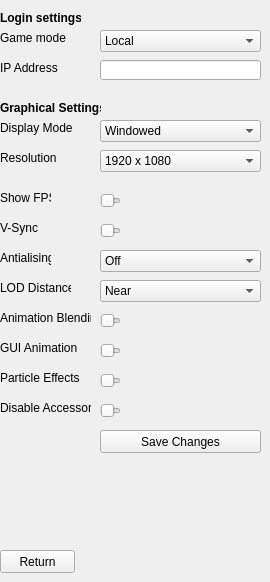
   <widget class="QWidget" name="tab_4">
    <attribute name="title">
     <string>Game settings</string>
    </attribute>
    <widget class="QComboBox" name="gameModes">
     <property name="geometry">
      <rect>
       <x>100</x>
       <y>30</y>
       <width>161</width>
       <height>22</height>
      </rect>
     </property>
     <item>
      <property name="text">
       <string>Local</string>
      </property>
     </item>
     <item>
      <property name="text">
       <string>Server</string>
      </property>
     </item>
    </widget>
    <widget class="QLabel" name="label">
     <property name="geometry">
      <rect>
       <x>0</x>
       <y>30</y>
       <width>81</width>
       <height>16</height>
      </rect>
     </property>
     <property name="text">
      <string>Game mode</string>
     </property>
    </widget>
    <widget class="QLabel" name="label_2">
     <property name="geometry">
      <rect>
       <x>0</x>
       <y>60</y>
       <width>81</width>
       <height>16</height>
      </rect>
     </property>
     <property name="text">
      <string>IP Address</string>
     </property>
    </widget>
    <widget class="QLineEdit" name="ipAddress">
     <property name="geometry">
      <rect>
       <x>100</x>
       <y>60</y>
       <width>161</width>
       <height>20</height>
      </rect>
     </property>
    </widget>
    <widget class="QPushButton" name="returnButton_5">
     <property name="geometry">
      <rect>
       <x>0</x>
       <y>550</y>
       <width>75</width>
       <height>23</height>
      </rect>
     </property>
     <property name="text">
      <string>Return</string>
     </property>
    </widget>
    <widget class="QLabel" name="label_29">
     <property name="geometry">
      <rect>
       <x>0</x>
       <y>10</y>
       <width>81</width>
       <height>16</height>
      </rect>
     </property>
     <property name="text">
      <string>&lt;html&gt;&lt;head/&gt;&lt;body&gt;&lt;p&gt;&lt;span style=&quot; font-weight:600;&quot;&gt;Login settings&lt;/span&gt;&lt;/p&gt;&lt;/body&gt;&lt;/html&gt;</string>
     </property>
    </widget>
    <widget class="QLabel" name="label_30">
     <property name="geometry">
      <rect>
       <x>0</x>
       <y>100</y>
       <width>101</width>
       <height>16</height>
      </rect>
     </property>
     <property name="text">
      <string>&lt;html&gt;&lt;head/&gt;&lt;body&gt;&lt;p&gt;&lt;span style=&quot; font-weight:600;&quot;&gt;Graphical Settings&lt;/span&gt;&lt;/p&gt;&lt;/body&gt;&lt;/html&gt;</string>
     </property>
    </widget>
    <widget class="QLabel" name="label_31">
     <property name="geometry">
      <rect>
       <x>0</x>
       <y>120</y>
       <width>81</width>
       <height>16</height>
      </rect>
     </property>
     <property name="text">
      <string>Display Mode</string>
     </property>
    </widget>
    <widget class="QComboBox" name="DisplayMode">
     <property name="geometry">
      <rect>
       <x>100</x>
       <y>120</y>
       <width>161</width>
       <height>22</height>
      </rect>
     </property>
     <item>
      <property name="text">
       <string>Windowed</string>
      </property>
     </item>
     <item>
      <property name="text">
       <string>Borderless</string>
      </property>
     </item>
     <item>
      <property name="text">
       <string>Fullscreen</string>
      </property>
     </item>
    </widget>
    <widget class="QLabel" name="label_32">
     <property name="geometry">
      <rect>
       <x>0</x>
       <y>150</y>
       <width>81</width>
       <height>16</height>
      </rect>
     </property>
     <property name="text">
      <string>Resolution</string>
     </property>
    </widget>
    <widget class="QComboBox" name="resolutionBox">
     <property name="geometry">
      <rect>
       <x>100</x>
       <y>150</y>
       <width>161</width>
       <height>22</height>
      </rect>
     </property>
     <item>
      <property name="text">
       <string>1920 x 1080</string>
      </property>
     </item>
     <item>
      <property name="text">
       <string>1680 x 1050</string>
      </property>
     </item>
     <item>
      <property name="text">
       <string>1600 x 900</string>
      </property>
     </item>
     <item>
      <property name="text">
       <string>1400 x 1050</string>
      </property>
     </item>
     <item>
      <property name="text">
       <string>1366 x 768</string>
      </property>
     </item>
     <item>
      <property name="text">
       <string>1360 x 768</string>
      </property>
     </item>
     <item>
      <property name="text">
       <string>1280 x 768</string>
      </property>
     </item>
     <item>
      <property name="text">
       <string>1280 x 720</string>
      </property>
     </item>
     <item>
      <property name="text">
       <string>1152 x 872</string>
      </property>
     </item>
     <item>
      <property name="text">
       <string>1152 x 864</string>
      </property>
     </item>
     <item>
      <property name="text">
       <string>1024 x 768</string>
      </property>
     </item>
     <item>
      <property name="text">
       <string>1024 x 600</string>
      </property>
     </item>
     <item>
      <property name="text">
       <string>800 x 600</string>
      </property>
     </item>
    </widget>
    <widget class="QLabel" name="label_33">
     <property name="geometry">
      <rect>
       <x>0</x>
       <y>190</y>
       <width>51</width>
       <height>16</height>
      </rect>
     </property>
     <property name="text">
      <string>Show FPS</string>
     </property>
    </widget>
    <widget class="QSlider" name="fpsSlider">
     <property name="geometry">
      <rect>
       <x>100</x>
       <y>190</y>
       <width>21</width>
       <height>22</height>
      </rect>
     </property>
     <property name="maximum">
      <number>1</number>
     </property>
     <property name="orientation">
      <enum>Qt::Horizontal</enum>
     </property>
    </widget>
    <widget class="QLabel" name="label_34">
     <property name="geometry">
      <rect>
       <x>0</x>
       <y>220</y>
       <width>51</width>
       <height>16</height>
      </rect>
     </property>
     <property name="text">
      <string>V-Sync</string>
     </property>
    </widget>
    <widget class="QSlider" name="vSyncSlider">
     <property name="geometry">
      <rect>
       <x>100</x>
       <y>220</y>
       <width>21</width>
       <height>22</height>
      </rect>
     </property>
     <property name="maximum">
      <number>1</number>
     </property>
     <property name="orientation">
      <enum>Qt::Horizontal</enum>
     </property>
    </widget>
    <widget class="QLabel" name="label_35">
     <property name="geometry">
      <rect>
       <x>0</x>
       <y>250</y>
       <width>51</width>
       <height>16</height>
      </rect>
     </property>
     <property name="text">
      <string>Antialising</string>
     </property>
    </widget>
    <widget class="QComboBox" name="antiAliasingBox">
     <property name="geometry">
      <rect>
       <x>100</x>
       <y>250</y>
       <width>161</width>
       <height>22</height>
      </rect>
     </property>
     <item>
      <property name="text">
       <string>Off</string>
      </property>
     </item>
     <item>
      <property name="text">
       <string>2x MSAA</string>
      </property>
     </item>
     <item>
      <property name="text">
       <string>4x MSAA</string>
      </property>
     </item>
     <item>
      <property name="text">
       <string>8x MSAA</string>
      </property>
     </item>
    </widget>
    <widget class="QLabel" name="label_36">
     <property name="geometry">
      <rect>
       <x>0</x>
       <y>280</y>
       <width>71</width>
       <height>16</height>
      </rect>
     </property>
     <property name="text">
      <string>LOD Distance</string>
     </property>
    </widget>
    <widget class="QComboBox" name="lodDistanceBox">
     <property name="geometry">
      <rect>
       <x>100</x>
       <y>280</y>
       <width>161</width>
       <height>22</height>
      </rect>
     </property>
     <item>
      <property name="text">
       <string>Near</string>
      </property>
     </item>
     <item>
      <property name="text">
       <string>Far</string>
      </property>
     </item>
     <item>
      <property name="text">
       <string>Very Far</string>
      </property>
     </item>
    </widget>
    <widget class="QLabel" name="label_37">
     <property name="geometry">
      <rect>
       <x>0</x>
       <y>310</y>
       <width>91</width>
       <height>16</height>
      </rect>
     </property>
     <property name="text">
      <string>Animation Blending</string>
     </property>
    </widget>
    <widget class="QSlider" name="animationSlider">
     <property name="geometry">
      <rect>
       <x>100</x>
       <y>310</y>
       <width>21</width>
       <height>22</height>
      </rect>
     </property>
     <property name="maximum">
      <number>1</number>
     </property>
     <property name="orientation">
      <enum>Qt::Horizontal</enum>
     </property>
    </widget>
    <widget class="QLabel" name="label_38">
     <property name="geometry">
      <rect>
       <x>0</x>
       <y>340</y>
       <width>91</width>
       <height>16</height>
      </rect>
     </property>
     <property name="text">
      <string>GUI Animation</string>
     </property>
    </widget>
    <widget class="QSlider" name="guiSlider">
     <property name="geometry">
      <rect>
       <x>100</x>
       <y>340</y>
       <width>21</width>
       <height>22</height>
      </rect>
     </property>
     <property name="maximum">
      <number>1</number>
     </property>
     <property name="orientation">
      <enum>Qt::Horizontal</enum>
     </property>
    </widget>
    <widget class="QLabel" name="label_39">
     <property name="geometry">
      <rect>
       <x>0</x>
       <y>370</y>
       <width>91</width>
       <height>16</height>
      </rect>
     </property>
     <property name="text">
      <string>Particle Effects</string>
     </property>
    </widget>
    <widget class="QSlider" name="particleSlider">
     <property name="geometry">
      <rect>
       <x>100</x>
       <y>370</y>
       <width>21</width>
       <height>22</height>
      </rect>
     </property>
     <property name="maximum">
      <number>1</number>
     </property>
     <property name="orientation">
      <enum>Qt::Horizontal</enum>
     </property>
    </widget>
    <widget class="QLabel" name="label_40">
     <property name="geometry">
      <rect>
       <x>0</x>
       <y>400</y>
       <width>91</width>
       <height>16</height>
      </rect>
     </property>
     <property name="text">
      <string>Disable Accessories</string>
     </property>
    </widget>
    <widget class="QSlider" name="disableAccessoriesSlider">
     <property name="geometry">
      <rect>
       <x>100</x>
       <y>400</y>
       <width>21</width>
       <height>22</height>
      </rect>
     </property>
     <property name="maximum">
      <number>1</number>
     </property>
     <property name="orientation">
      <enum>Qt::Horizontal</enum>
     </property>
    </widget>
    <widget class="QPushButton" name="saveChangesButton">
     <property name="geometry">
      <rect>
       <x>100</x>
       <y>430</y>
       <width>161</width>
       <height>23</height>
      </rect>
     </property>
     <property name="text">
      <string>Save Changes</string>
     </property>
    </widget>
   </widget>
